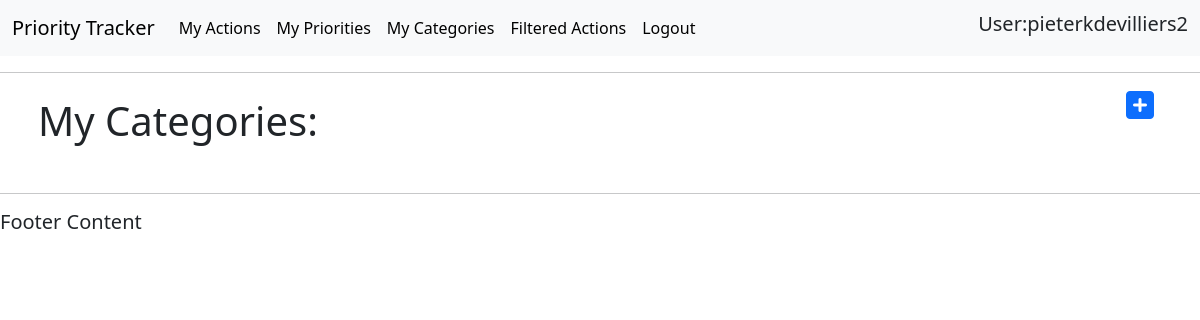
Before: /categories/ (signed in) with the older database file.
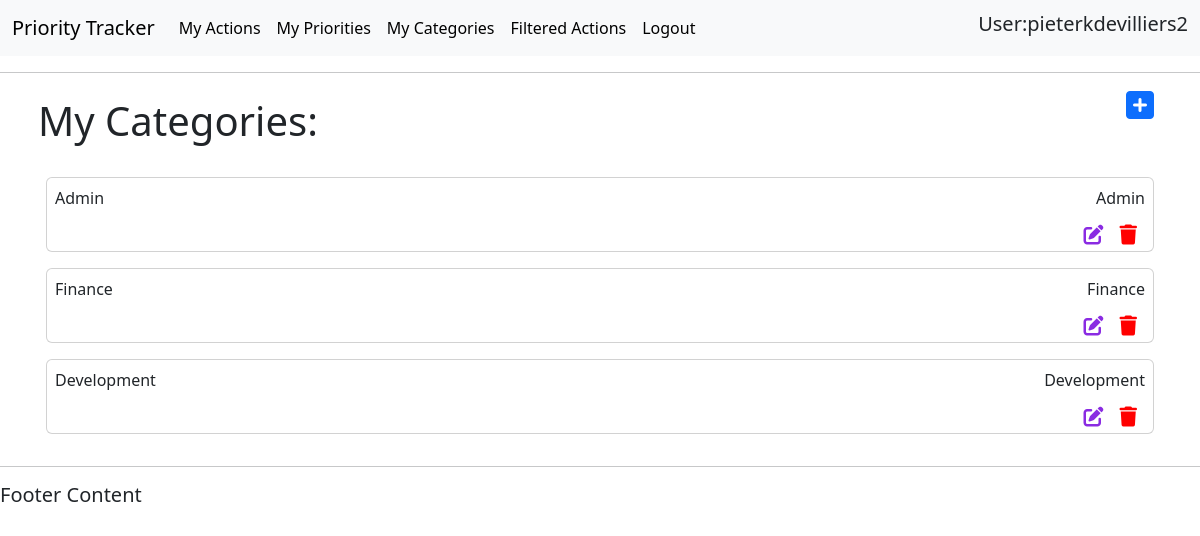
After: the same page with the newer database file.
### actions/models.py (models this page shows, shortened)
class Category(models.Model):
    title = models.CharField(max_length=50, null=False, blank=False)
    description = models.CharField(max_length=150)
    user = models.ForeignKey(
        settings.AUTH_USER_MODEL, on_delete=models.CASCADE, related_name="categories", null=True)

### actions/views.py (the view)
# urls.py: path('categories/', views.get_categories_list, name='get_categories_list'),
@login_required(login_url='login')
def get_categories_list(request):
    current_user = request.user
    user_id = current_user.id
    username = current_user.username
    categories = Category.objects.filter(user=current_user)
    context = {
        "username": username,
        "user_id": user_id,
        "categories": categories
    }
    return render(request, 'actions/categories_list.html', context)

### actions/templates/actions/categories_list.html (shortened to what this page needs)
{% extends 'actions/main.html' %}
{% block content %}
<body>
    <div class="container d-flex p-2 justify-content-between flex-row bd-highlight">
        <h1>My Categories:</h1>
        <a class="fa-solid fa-2xl p-2 fa-square-plus" role="button" href="/add-category/"></a>
    </div>
    <div class="container d-flex p-2 flex-column bd-highlight">
    {% for category in user.categories.all %}
    <div class="d-flex p-2 flex-column bd-highlight">
        <div class="p-2 card bd-highlight">
            <div class="d-flex justify-content-between flex-row bd-highlight">
                <p class="bd-highlight">{{ category.title }}</p>
                <p class="bd-highlight">{{ category.description }}</p>
            </div>
            <div class="icon-outer-container">
                <div class="icon-container d-flex justify-content-end">
                    <div class="d-flex justify-content-end col-12">
                        <a class="fa-solid fa-lg p-2 fa-pen-to-square" role="button" href="{% url 'update_category' category.id %}"></a>
                        <a class="fa-solid fa-lg p-2 fa-trash" role="button" href="{% url 'delete_category' category.id %}"></a>
                    </div>
                </div>
            </div>
        </div>
    </div>
        {% endfor %}
    </div>
</body>
{% endblock %}

Changed rows visible on the page:
added Category: title "Admin", description "Admin"
added Category: title "Finance", description "Finance"
added Category: title "Development", description "Development"
